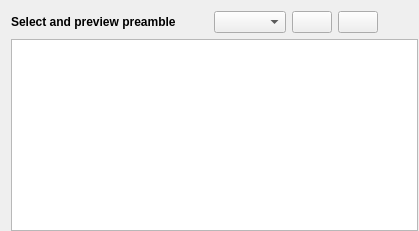
      <widget class="QWidget" name="page_4">
       <layout class="QGridLayout" name="gridLayout_3">
        <property name="rightMargin">
         <number>1</number>
        </property>
        <property name="bottomMargin">
         <number>0</number>
        </property>
        <item row="0" column="0">
         <layout class="QGridLayout" name="gridLayout_13">
          <item row="0" column="0">
           <widget class="QLabel" name="label_5">
            <property name="font">
             <font>
              <bold>true</bold>
             </font>
            </property>
            <property name="text">
             <string>Select and preview preamble</string>
            </property>
           </widget>
          </item>
          <item row="1" column="0" colspan="4">
           <widget class="LatexTextEdit" name="PreambleText"/>
          </item>
          <item row="0" column="2" colspan="2">
           <layout class="QHBoxLayout" name="horizontalLayout_2">
            <item>
             <widget class="QComboBox" name="PreambleCombo">
              <property name="sizePolicy">
               <sizepolicy hsizetype="MinimumExpanding" vsizetype="Fixed">
                <horstretch>0</horstretch>
                <verstretch>0</verstretch>
               </sizepolicy>
              </property>
             </widget>
            </item>
            <item>
             <widget class="QPushButton" name="AddPreambleButton">
              <property name="text">
               <string/>
              </property>
              <property name="icon">
               <iconset theme="ListAdd"/>
              </property>
             </widget>
            </item>
            <item>
             <widget class="QPushButton" name="RemovePreambleButton">
              <property name="text">
               <string/>
              </property>
              <property name="icon">
               <iconset theme="ListRemove"/>
              </property>
             </widget>
            </item>
            <item>
             <spacer name="horizontalSpacer_3">
              <property name="orientation">
               <enum>Qt::Horizontal</enum>
              </property>
              <property name="sizeHint" stdset="0">
               <size>
                <width>40</width>
                <height>20</height>
               </size>
              </property>
             </spacer>
            </item>
           </layout>
          </item>
         </layout>
        </item>
       </layout>
      </widget>
